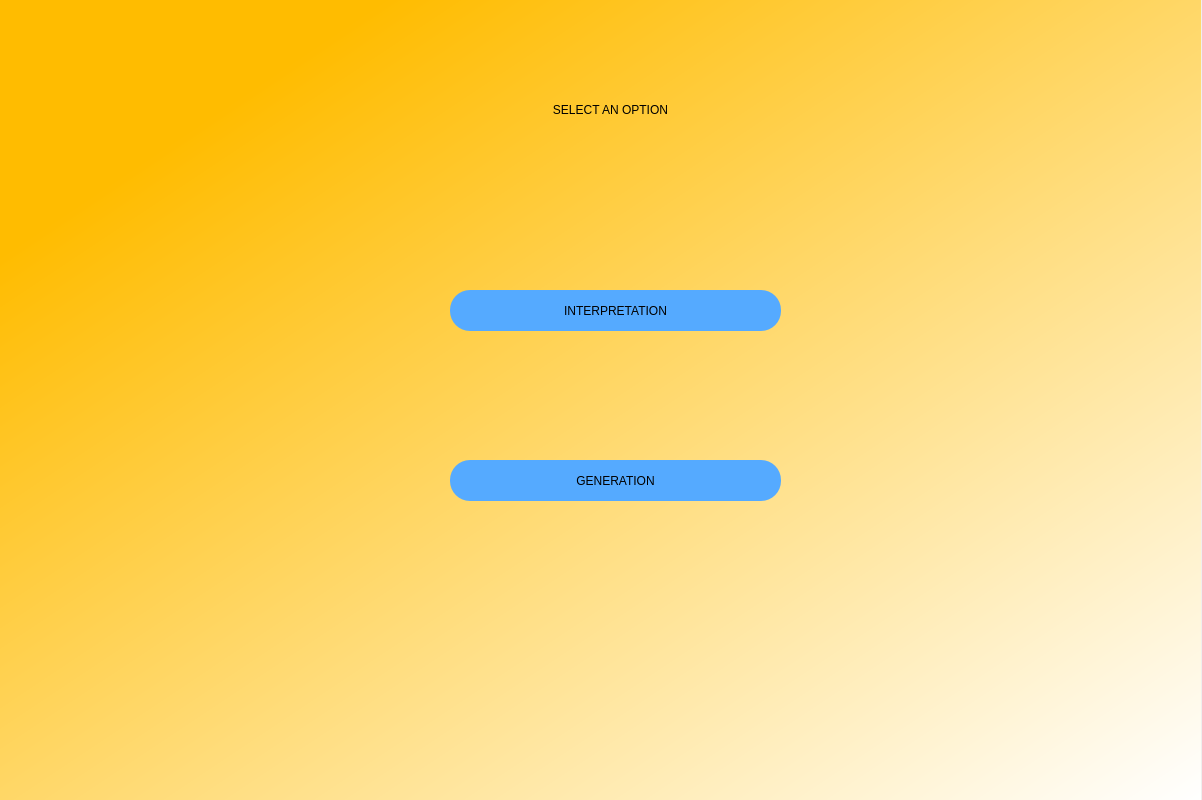
<?xml version="1.0" encoding="UTF-8"?>
<ui version="4.0">
 <class>Dialog</class>
 <widget class="QDialog" name="Dialog">
  <property name="geometry">
   <rect>
    <x>0</x>
    <y>0</y>
    <width>1202</width>
    <height>800</height>
   </rect>
  </property>
  <property name="windowTitle">
   <string>Dialog</string>
  </property>
  <widget class="QWidget" name="widget" native="true">
   <property name="geometry">
    <rect>
     <x>0</x>
     <y>0</y>
     <width>1201</width>
     <height>801</height>
    </rect>
   </property>
   <property name="styleSheet">
    <string notr="true">QWidget#widget{
background-color:qlineargradient(spread:pad, x1:0, y1:0, x2:1, y2:1, stop:0.159898 rgba(255, 188, 0, 255), stop:1 rgba(255, 255, 255, 255));}</string>
   </property>
   <widget class="QLabel" name="label">
    <property name="geometry">
     <rect>
      <x>250</x>
      <y>30</y>
      <width>721</width>
      <height>161</height>
     </rect>
    </property>
    <property name="styleSheet">
     <string notr="true">font: 36pt &quot;MS Shell Dlg 2&quot;;
</string>
    </property>
    <property name="text">
     <string>&lt;html&gt;&lt;head/&gt;&lt;body&gt;&lt;p align=&quot;center&quot;&gt;SELECT AN OPTION&lt;/p&gt;&lt;/body&gt;&lt;/html&gt;</string>
    </property>
   </widget>
   <widget class="QPushButton" name="interpretation_btn">
    <property name="geometry">
     <rect>
      <x>450</x>
      <y>290</y>
      <width>331</width>
      <height>41</height>
     </rect>
    </property>
    <property name="styleSheet">
     <string notr="true">border-radius:20px;
font: 14pt &quot;MS Shell Dlg 2&quot;;
background-color: rgb(85, 170, 255);</string>
    </property>
    <property name="text">
     <string>INTERPRETATION</string>
    </property>
   </widget>
   <widget class="QPushButton" name="generation_btn">
    <property name="geometry">
     <rect>
      <x>450</x>
      <y>460</y>
      <width>331</width>
      <height>41</height>
     </rect>
    </property>
    <property name="styleSheet">
     <string notr="true">border-radius:20px;
font: 14pt &quot;MS Shell Dlg 2&quot;;
background-color: rgb(85, 170, 255);</string>
    </property>
    <property name="text">
     <string>GENERATION</string>
    </property>
   </widget>
  </widget>
 </widget>
 <resources/>
 <connections/>
</ui>
